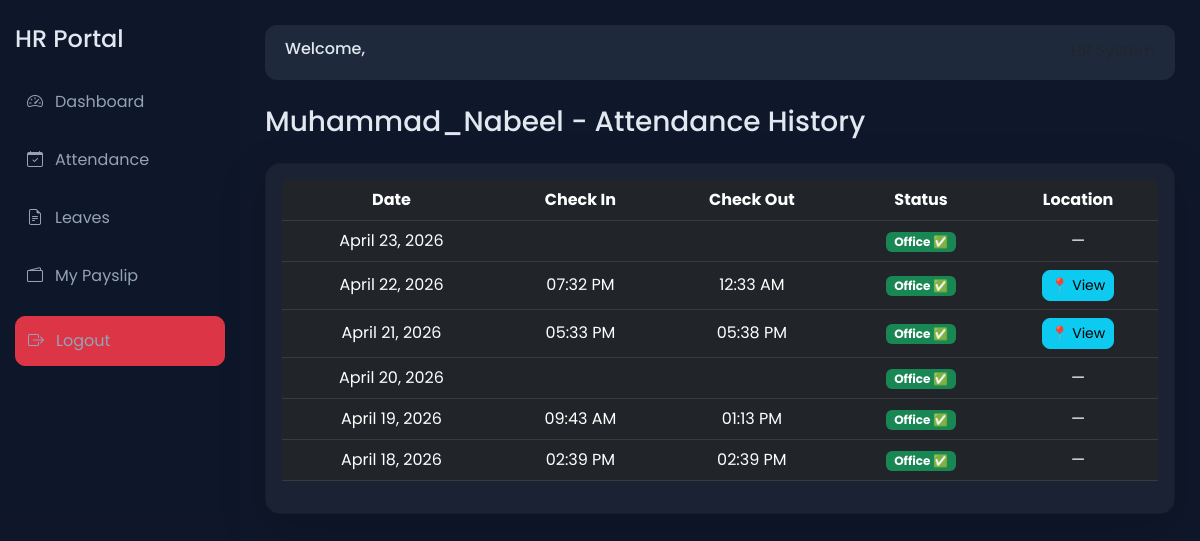
Page /employee-attendance/19/ on the committed database.
### employees/models.py (models this page shows, shortened)
class Employee(models.Model):
    user = models.ForeignKey(User, on_delete=models.CASCADE)
    full_name = models.CharField(max_length=100)
    email = models.EmailField()
    phone = models.CharField(max_length=15)
    department = models.CharField(max_length=100)
    role = models.CharField(max_length=50, default='Employee')
    designation = models.CharField(max_length=100, null=True, blank=True)
    manager = models.ForeignKey(
        'self',
        on_delete=models.SET_NULL,
        null=True,
        blank=True,
        related_name='team_members'
    )
    salary = models.IntegerField()
    joining_date = models.DateField()
    profile_pic = models.ImageField(upload_to='profiles/', null=True, blank=True)
    casual_total = models.IntegerField(default=14)
    casual_used = models.IntegerField(default=0)
    sick_total = models.IntegerField(default=8)
    sick_used = models.IntegerField(default=0)
    earned_total = models.IntegerField(default=10)
    earned_used = models.IntegerField(default=0)
    is_active = models.BooleanField(default=True)
    rfid = models.CharField(max_length=100, unique=True, null=True, blank=True)
    face_image = models.ImageField(upload_to='faces/', null=True, blank=True)
    shift_start = models.TimeField(default=time(9, 0))
    shift_end = models.TimeField(default=time(18, 0))

class Attendance(models.Model):
    employee = models.ForeignKey(Employee, on_delete=models.CASCADE)
    date = models.DateField()
    check_in = models.TimeField(null=True, blank=True)
    check_out = models.TimeField(null=True, blank=True)
    mode = models.CharField(
        max_length=20,
        choices=[
            ('office', 'Office'),
            ('remote', 'Remote'),
        ],
        default='office'
    )
    latitude = models.FloatField(null=True, blank=True)
    longitude = models.FloatField(null=True, blank=True)
    map_link = models.URLField(null=True, blank=True)
    SOURCE_CHOICES = [
        ('web', 'Web'),
        ('rfid', 'RFID'),
    ]
    source = models.CharField(max_length=10, choices=SOURCE_CHOICES, default='web')
    late_minutes = models.IntegerField(default=0)
    status = models.CharField(
        max_length=20,
        choices=[
            ('Present', 'Present'),
            ('Absent', 'Absent'),
            ('Late', 'Late'),
            ('Remote', 'Remote'),
        ],
        default='Present'
    )
    created_at = models.DateTimeField(auto_now_add=True)
    updated_at = models.DateTimeField(auto_now=True)
    selfie = models.ImageField(upload_to='attendance_selfies/', null=True, blank=True)
    class Meta:
        unique_together = ['employee', 'date']

### employees/views.py (the view)
# urls.py: path('employee-attendance/<int:id>/', views.employee_attendance, name='employee_attendance'),
def employee_attendance(request, id):
    employee = Employee.objects.get(id=id)
    records = Attendance.objects.filter(
        employee=employee
    ).order_by('-date')
    return render(request, 'employee_attendance.html', {
        'employee': employee,
        'records': records
    })

### templates/employee_attendance.html
{% extends 'base.html' %}
{% block content %}
<h3 class="mb-4">{{ employee.full_name }} - Attendance History</h3>
<div class="card shadow-lg p-3" style="border-radius:15px; background:rgba(255,255,255,0.05);">
<table class="table table-dark table-hover align-middle text-center">
    <thead>
        <tr>
            <th>Date</th>
            <th>Check In</th>
            <th>Check Out</th>
            <th>Status</th>
            <th>Location</th>
        </tr>
    </thead>
    <tbody>
        {% for att in records %}
        <tr>
            <td>{{ att.date }}</td>
            <td>{{ att.check_in|time:"h:i A" }}</td>
            <td>{{ att.check_out|time:"h:i A" }}</td>
            <td>
                {% if att.status == "Outside" %}
                    <span class="badge bg-danger">Outside ❌</span>
                {% else %}
                    <span class="badge bg-success">Office ✅</span>
                {% endif %}
            </td>
            <td>
                {% if att.map_link %}
                    <a href="{{ att.map_link }}" target="_blank" class="btn btn-info btn-sm">
                        📍 View
                    </a>
                {% else %}
                    —
                {% endif %}
            </td>
        </tr>
        {% endfor %}
    </tbody>
</table>
</div>
{% endblock %}

### templates/base.html (style rules this page uses)
body { background: #0f172a; font-family: 'Poppins', sans-serif; color: #e2e8f0; }
.btn { border-radius: 8px; }

### rows in the picture
Employee: full_name "Muhammad_Nabeel"
Attendance: date "April 23, 2026", status "Office ✅"
Attendance: date "April 22, 2026", check_in "07:32 PM", check_out "12:33 AM", status "Office ✅"
Attendance: date "April 21, 2026", check_in "05:33 PM", check_out "05:38 PM", status "Office ✅"
Attendance: date "April 20, 2026", status "Office ✅"
Attendance: date "April 19, 2026", check_in "09:43 AM", check_out "01:13 PM", status "Office ✅"
Attendance: date "April 18, 2026", check_in "02:39 PM", check_out "02:39 PM", status "Office ✅"
